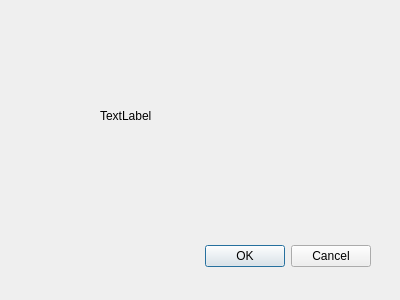
<?xml version="1.0" encoding="UTF-8"?>
<ui version="4.0">
 <class>error</class>
 <widget class="QDialog" name="error">
  <property name="geometry">
   <rect>
    <x>0</x>
    <y>0</y>
    <width>400</width>
    <height>300</height>
   </rect>
  </property>
  <property name="windowTitle">
   <string>Dialog</string>
  </property>
  <widget class="QDialogButtonBox" name="buttonBox">
   <property name="geometry">
    <rect>
     <x>30</x>
     <y>240</y>
     <width>341</width>
     <height>32</height>
    </rect>
   </property>
   <property name="orientation">
    <enum>Qt::Horizontal</enum>
   </property>
   <property name="standardButtons">
    <set>QDialogButtonBox::Cancel|QDialogButtonBox::Ok</set>
   </property>
  </widget>
  <widget class="QLabel" name="label">
   <property name="geometry">
    <rect>
     <x>100</x>
     <y>80</y>
     <width>211</width>
     <height>71</height>
    </rect>
   </property>
   <property name="text">
    <string>TextLabel</string>
   </property>
  </widget>
 </widget>
 <resources/>
 <connections>
  <connection>
   <sender>buttonBox</sender>
   <signal>accepted()</signal>
   <receiver>error</receiver>
   <slot>accept()</slot>
   <hints>
    <hint type="sourcelabel">
     <x>248</x>
     <y>254</y>
    </hint>
    <hint type="destinationlabel">
     <x>157</x>
     <y>274</y>
    </hint>
   </hints>
  </connection>
  <connection>
   <sender>buttonBox</sender>
   <signal>rejected()</signal>
   <receiver>error</receiver>
   <slot>reject()</slot>
   <hints>
    <hint type="sourcelabel">
     <x>316</x>
     <y>260</y>
    </hint>
    <hint type="destinationlabel">
     <x>286</x>
     <y>274</y>
    </hint>
   </hints>
  </connection>
 </connections>
</ui>
